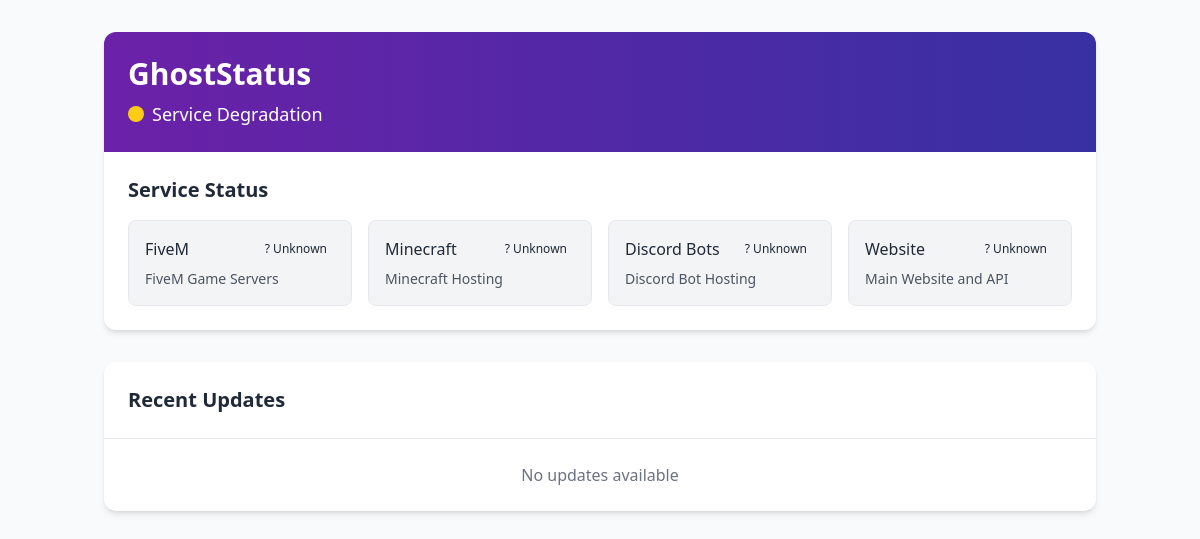
The page / on the database its author committed.
### tables this page shows
CREATE TABLE services (
    id INT AUTO_INCREMENT PRIMARY KEY,
    name VARCHAR(50) NOT NULL,
    description TEXT,
    is_monitored BOOLEAN DEFAULT TRUE
);

### functions.php (called while the page is built, shortened)
<?php
function getStatusColor($status) {
    switch ($status) {
        default: return 'bg-gray-100 text-gray-800';
    }
}
function getStatusIcon($status) {
    switch ($status) {
        default: return '?';
    }
}
function getServices($pdo) {
    $stmt = $pdo->query("SELECT * FROM services WHERE is_monitored = TRUE");
    return $stmt->fetchAll();
}
function getCurrentStatus($pdo, $service_id) {
    $stmt = $pdo->prepare("
        SELECT status FROM status_updates
        WHERE service_id = :service_id
        ORDER BY created_at DESC
        LIMIT 1
    ");
    $stmt->execute([':service_id' => $service_id]);
    return $stmt->fetchColumn() ?: 'unknown';
}

### index.php (the view, shortened to what this page needs)
<?php
require_once __DIR__ . '/config.php';
$services = getServices($pdo);
$updates = getRecentUpdates($pdo);
$allOperational = true;
foreach ($services as $service) {
    if (getCurrentStatus($pdo, $service['id']) !== 'operational') {
        $allOperational = false;
        break;
    }
}
include __DIR__ . '/includes/header.php';
?>
<div class="min-h-screen bg-gray-50">
    <main class="container mx-auto px-4 py-8">
        <div class="bg-white rounded-xl shadow-md overflow-hidden mb-8">
            <div class="p-6 bg-gradient-to-r from-purple-800 to-indigo-800 text-white">
                <h1 class="text-3xl font-bold"><?= SITE_NAME ?></h1>
                <div class="flex items-center mt-2">
                    <span class="h-4 w-4 rounded-full <?= $allOperational ? 'bg-green-400' : 'bg-yellow-400' ?> mr-2"></span>
                    <span class="text-lg"><?= $allOperational ? 'All Systems Operational' : 'Service Degradation' ?></span>
                </div>
            </div>
            <div class="p-6">
                <h2 class="text-xl font-semibold mb-4 text-gray-800">Service Status</h2>
                <div class="grid grid-cols-1 md:grid-cols-2 lg:grid-cols-4 gap-4">
                    <?php foreach ($services as $service):
                        $status = getCurrentStatus($pdo, $service['id']);
                    ?>
                    <div class="border rounded-lg p-4 <?= getStatusColor($status) ?>">
                        <div class="flex justify-between items-start">
                            <h3 class="font-medium"><?= htmlspecialchars($service['name']) ?></h3>
                            <span class="px-2 py-1 text-xs rounded-full <?= getStatusColor($status) ?>">
                                <?= getStatusIcon($status) ?> <?= ucfirst($status) ?>
                            </span>
                        </div>
                        <p class="text-sm mt-2 text-gray-600"><?= htmlspecialchars($service['description']) ?></p>
                    </div>
                    <?php endforeach; ?>
                </div>
            </div>
        </div>
        <div class="bg-white rounded-xl shadow-md overflow-hidden">
            <div class="p-6 border-b border-gray-200">
                <h2 class="text-xl font-semibold text-gray-800">Recent Updates</h2>
            </div>
            <?php if (empty($updates)): ?>
                <div class="p-6 text-center text-gray-500">
                    No updates available
                </div>
            <?php endif; ?>
        </div>
    </main>
    <?php include __DIR__ . '/includes/footer.php'; ?>

### includes/header.php (shortened to what this page needs)
<!DOCTYPE html>
<html lang="en">
<head>
    <script src="https://cdn.tailwindcss.com"></script>
</head>
<body class="bg-gray-50">

### includes/footer.php (shortened to what this page needs)
</body>
</html>

### rows shown on the page
services: name "FiveM", description "FiveM Game Servers"
services: name "Minecraft", description "Minecraft Hosting"
services: name "Discord Bots", description "Discord Bot Hosting"
services: name "Website", description "Main Website and API"

### other values the page prints
SITE_NAME "GhostStatus"
